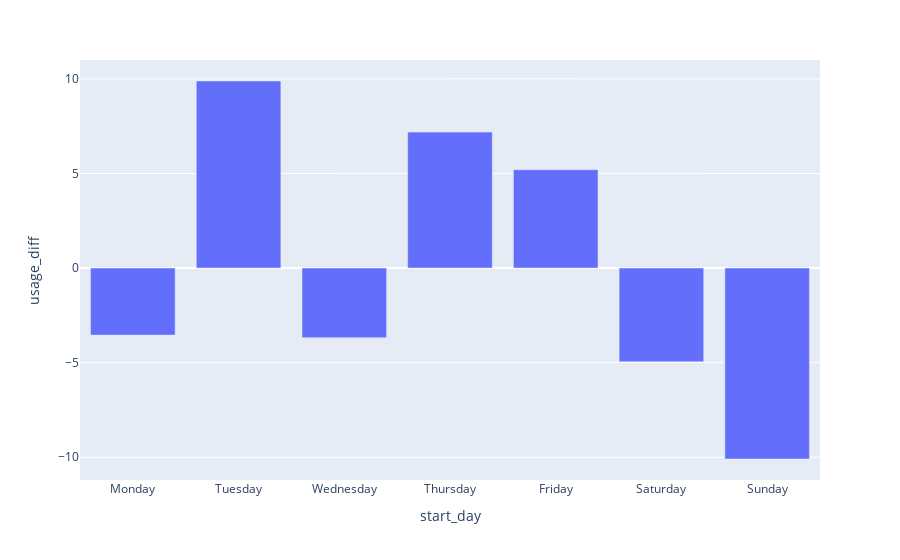

The cell this chart's notebook holds for it:
### Code cell
fig=px.bar(energy_usage_day_of_week_df,y='usage_diff')
#fig.update_traces(line={'color':'darksalmon'})
fig.show()

### Figure 1 — Plotly figure (JSON) as saved in the notebook; plotly's stock layout.template omitted (floating-point values rounded to 4 significant figures)
{"data": [{"alignmentgroup": "True", "hovertemplate": "start_day=%{x}<br>usage_diff=%{y}<extra></extra>", "legendgroup": "", "marker": {"color": "#636efa", "pattern": {"shape": ""}}, "name": "", "offsetgroup": "", "orientation": "v", "showlegend": false, "textposition": "auto", "type": "bar", "x": ["Monday", "Tuesday", "Wednesday", "Thursday", "Friday", "Saturday", "Sunday"], "xaxis": "x", "y": [-3.543, 9.887, -3.683, 7.187, 5.197, -4.953, -10.09], "yaxis": "y"}], "layout": {"barmode": "relative", "legend": {"tracegroupgap": 0}, "margin": {"t": 60}, "xaxis": {"anchor": "y", "domain": [0, 1], "title": {"text": "start_day"}}, "yaxis": {"anchor": "x", "domain": [0, 1], "title": {"text": "usage_diff"}}}}
